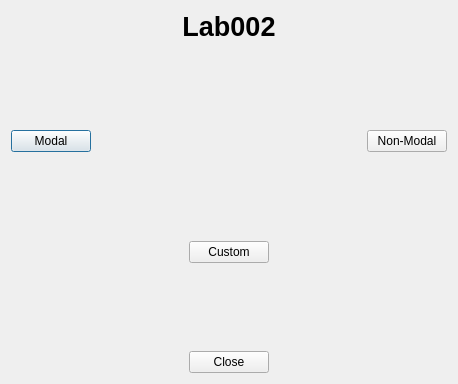
<?xml version="1.0" encoding="UTF-8"?>
<ui version="4.0">
 <class>Dialog</class>
 <widget class="QDialog" name="Dialog">
  <property name="geometry">
   <rect>
    <x>0</x>
    <y>0</y>
    <width>458</width>
    <height>384</height>
   </rect>
  </property>
  <property name="windowTitle">
   <string>Dialog</string>
  </property>
  <layout class="QVBoxLayout" name="verticalLayout">
   <item>
    <widget class="QLabel" name="label">
     <property name="font">
      <font>
       <pointsize>20</pointsize>
       <weight>75</weight>
       <bold>true</bold>
      </font>
     </property>
     <property name="text">
      <string>Lab002</string>
     </property>
     <property name="alignment">
      <set>Qt::AlignCenter</set>
     </property>
    </widget>
   </item>
   <item>
    <spacer name="verticalSpacer_3">
     <property name="orientation">
      <enum>Qt::Vertical</enum>
     </property>
     <property name="sizeHint" stdset="0">
      <size>
       <width>20</width>
       <height>65</height>
      </size>
     </property>
    </spacer>
   </item>
   <item>
    <layout class="QHBoxLayout" name="horizontalLayout">
     <item>
      <widget class="QPushButton" name="pushButton">
       <property name="text">
        <string>Modal</string>
       </property>
      </widget>
     </item>
     <item>
      <spacer name="horizontalSpacer">
       <property name="orientation">
        <enum>Qt::Horizontal</enum>
       </property>
       <property name="sizeHint" stdset="0">
        <size>
         <width>40</width>
         <height>20</height>
        </size>
       </property>
      </spacer>
     </item>
     <item>
      <widget class="QPushButton" name="pushButton_2">
       <property name="text">
        <string>Non-Modal</string>
       </property>
      </widget>
     </item>
    </layout>
   </item>
   <item>
    <spacer name="verticalSpacer_2">
     <property name="orientation">
      <enum>Qt::Vertical</enum>
     </property>
     <property name="sizeHint" stdset="0">
      <size>
       <width>20</width>
       <height>66</height>
      </size>
     </property>
    </spacer>
   </item>
   <item>
    <layout class="QHBoxLayout" name="horizontalLayout_2">
     <item>
      <spacer name="horizontalSpacer_3">
       <property name="orientation">
        <enum>Qt::Horizontal</enum>
       </property>
       <property name="sizeHint" stdset="0">
        <size>
         <width>40</width>
         <height>20</height>
        </size>
       </property>
      </spacer>
     </item>
     <item>
      <widget class="QPushButton" name="pushButton_3">
       <property name="text">
        <string>Custom</string>
       </property>
      </widget>
     </item>
     <item>
      <spacer name="horizontalSpacer_2">
       <property name="orientation">
        <enum>Qt::Horizontal</enum>
       </property>
       <property name="sizeHint" stdset="0">
        <size>
         <width>40</width>
         <height>20</height>
        </size>
       </property>
      </spacer>
     </item>
    </layout>
   </item>
   <item>
    <spacer name="verticalSpacer">
     <property name="orientation">
      <enum>Qt::Vertical</enum>
     </property>
     <property name="sizeHint" stdset="0">
      <size>
       <width>20</width>
       <height>65</height>
      </size>
     </property>
    </spacer>
   </item>
   <item>
    <layout class="QHBoxLayout" name="horizontalLayout_3">
     <item>
      <spacer name="horizontalSpacer_5">
       <property name="orientation">
        <enum>Qt::Horizontal</enum>
       </property>
       <property name="sizeHint" stdset="0">
        <size>
         <width>40</width>
         <height>20</height>
        </size>
       </property>
      </spacer>
     </item>
     <item>
      <widget class="QPushButton" name="pushButton_4">
       <property name="text">
        <string>Close</string>
       </property>
      </widget>
     </item>
     <item>
      <spacer name="horizontalSpacer_4">
       <property name="orientation">
        <enum>Qt::Horizontal</enum>
       </property>
       <property name="sizeHint" stdset="0">
        <size>
         <width>40</width>
         <height>20</height>
        </size>
       </property>
      </spacer>
     </item>
    </layout>
   </item>
  </layout>
 </widget>
 <layoutdefault spacing="6" margin="11"/>
 <resources/>
 <connections/>
</ui>
